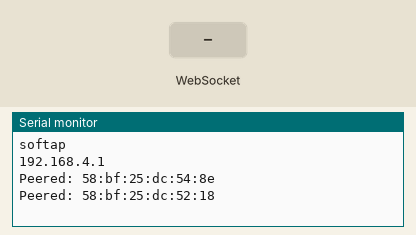
Bench run of a program on a simulated ESP32. Shown: the last lines printed to the serial monitor. Inputs (shaded band) come from the test bench. Storage starts empty.

Above: at 1.2 s.
1.3 s: WebSocket text "toggle" received
At 2.1 s:
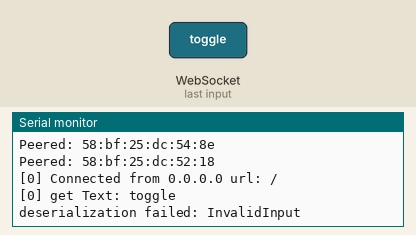
2.8 s: WebSocket text "1" received
At 3.2 s:
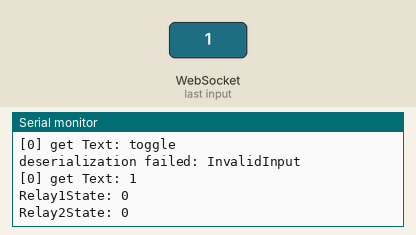

Measured:
- after the input at 1.3 s, the serial monitor: prints a new line at once (image 1)
- after the input at 2.8 s, the serial monitor: prints a new line at once (image 2)

The program:

main.cpp
```cpp
#include <Arduino.h>
#include <WiFi.h>
#include <ESPAsyncWebServer.h>
#include <WebSocketsServer.h>
#include <SPIFFS.h>
#include <esp_now.h>
#include <ArduinoJson.h>

AsyncWebServer server(80); // server on port 80
WebSocketsServer webSocket = WebSocketsServer(81); // websocket on port 81

// Relay MAC address
uint8_t receiverMacAddr1[] = {0x58, 0xBF, 0x25, 0xDC, 0x54, 0x8E};
esp_now_peer_info_t peer1;

uint8_t receiverMacAddr2[] = {0x58, 0xBF, 0x25, 0xDC, 0x52, 0x18};
esp_now_peer_info_t peer2;

// Relay state data structure
struct __attribute__((packed)) datapacket {
  bool relayState;
};

datapacket Relay1State;
datapacket Relay2State;

/******************************************************************************************************
 *****************************************************************************************************/

/**
 * @brief ESP-NOW configuration
 *
 * @param receiverMacAddr
 * @param channel
 * @param encrypt
 * @return ** esp_now_peer_info_t
 */
esp_now_peer_info_t addPeer(uint8_t *receiverMacAddr, int channel, bool encrypt){
  esp_now_peer_info_t peer;
  memcpy(peer.peer_addr, receiverMacAddr, 6);
  peer.channel = channel;
  peer.encrypt = encrypt;
  if (esp_now_add_peer(&peer) == ESP_OK){
    Serial.printf("Peered: %02x:%02x:%02x:%02x:%02x:%02x\n", peer.peer_addr[0], peer.peer_addr[1], peer.peer_addr[2], peer.peer_addr[3], peer.peer_addr[4], peer.peer_addr[5]);
  }
  return peer;
}

void transmissionComplete(uint8_t *receiver_mac, uint8_t transmissionStatus){
  if (transmissionStatus == 0){
    Serial.println("Data sent");
  } else {
    Serial.print("Error Code: ");
    Serial.println(transmissionStatus);
  }
}

/**
 * @brief Handles Clients Request
 *
 * @param request
 * @return ** void
 */
void onIndexRequest(AsyncWebServerRequest *request){
  request->send(SPIFFS, "/index.html", "text/html");
}

void notFound(AsyncWebServerRequest *request){
  request->send(404, "text/html", "<h1>Not Found</h1>");
}

/**
 * @brief Handles WebSocket Event
 *
 * @param num
 * @param type
 * @param payload
 * @param length
 * @return ** void
 */
void webSocketEvent(uint8_t num, WStype_t type, uint8_t * payload, size_t length) {

  switch(type) {

    case WStype_DISCONNECTED:
      Serial.printf("[%u] Disconnected!\n", num);
      break;

    case WStype_CONNECTED:
      {
        IPAddress ip = webSocket.remoteIP(num);
        Serial.printf("[%u] Connected from %d.%d.%d.%d url: %s\n", num, ip[0], ip[1], ip[2], ip[3], payload);

				// send message to client
				webSocket.sendTXT(num, "Connected");
      }
      break;

    case WStype_TEXT:
      Serial.printf("[%u] get Text: %s\n", num, payload);
      String message = (String)((char*)payload);
      // Serial.println(message);

      DynamicJsonDocument data(200);
      DeserializationError error = deserializeJson(data, message);
      if(error){
        Serial.print("deserialization failed: ");
        Serial.println(error.c_str());
        return;
      }
      int relay1State = data["Relay1State"];
      int relay2State = data["Relay2State"];

      Serial.printf("Relay1State: %d\n", relay1State);
      Serial.printf("Relay2State: %d\n", relay2State);

      if (data["Action"] == "toggle"){
        Relay1State.relayState = relay1State;
        Relay2State.relayState = relay2State;
        esp_now_send(peer1.peer_addr, (uint8_t *)&Relay1State, sizeof(Relay1State));
        esp_now_send(peer2.peer_addr, (uint8_t *)&Relay2State, sizeof(Relay2State));
        String toClient;
        DynamicJsonDocument Data(200);
        Data["relay1state"] = ((relay1State == 1) ? "ON" : "OFF");
        Data["relay2state"] = ((relay2State == 1) ? "ON" : "OFF");
        serializeJson(data, toClient);
        // webSocket.broadcastTXT((Relay1State.relayState == 1) ? "ON" : "OFF");
        webSocket.broadcastTXT(toClient);
      }
      break;

  }

}

/************************************************************************************************
 ***********************************************************************************************/

void setup(){
  Serial.begin(115200);

  WiFi.mode(WIFI_AP_STA);
  WiFi.disconnect();
  WiFi.softAP("ESP-phantom", "");
  Serial.println("softap");
  Serial.println();
  Serial.println(WiFi.softAPIP());

  if(esp_now_init() != ESP_OK ){
    Serial.println("ESP-NOW initialization failed");
    return;
  }

  peer1 = addPeer(receiverMacAddr1, 0, false);
  peer2 = addPeer(receiverMacAddr2, 0, false);

  esp_now_register_send_cb((esp_now_send_cb_t)transmissionComplete);

  server.on("/", onIndexRequest);
  server.on("/style.css", HTTP_GET, [](AsyncWebServerRequest * request){
    request->send(SPIFFS, "/style.css", "text/css");
  });
  server.on("/control.js", HTTP_GET, [](AsyncWebServerRequest * request){
    request->send(SPIFFS, "/control.js", "text/javascript");
  });
  server.onNotFound(notFound);

  SPIFFS.begin();
  server.begin();
  webSocket.begin();
  webSocket.onEvent(webSocketEvent);
}

void loop(){
  webSocket.loop();
}
```
